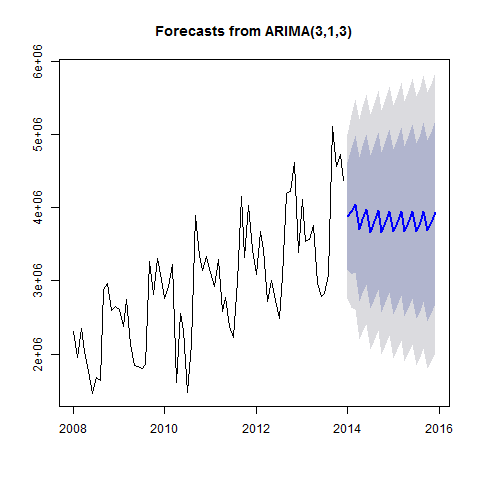

Here is the R script that generated this plot:
#Creates Model_ARIMA_7 plot

png("Plots/Model_ARIMA_7_plot.png")
plot(forecast(Model_ARIMA_7))
dev.off()